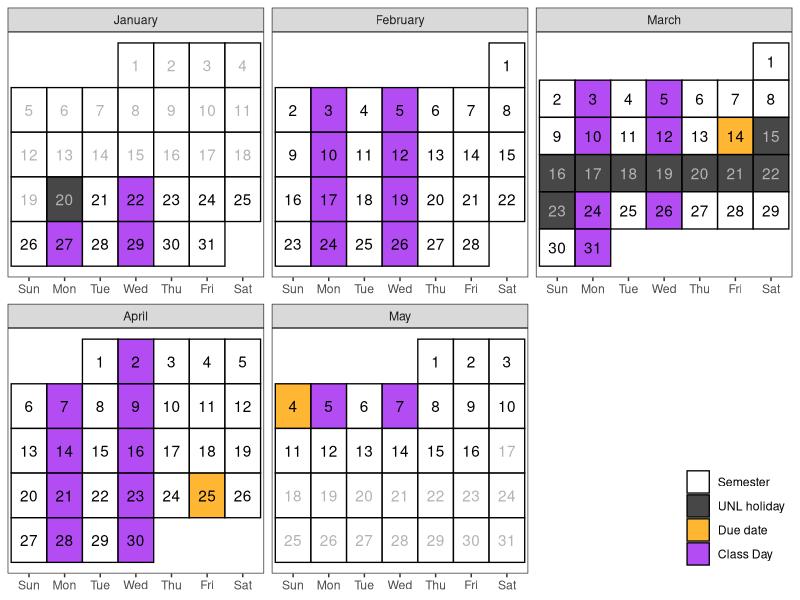

Generate this figure with R:

library(dplyr)
library(ggplot2)
library(lubridate)
library(forcats)
library(readxl)

# Create a calendar for your syllabus ----
# Source: http://svmiller.com/blog/2020/08/a-ggplot-calendar-for-your-semester/

# 1) what is the first Monday of the semester?
# Any number of ways to identify dates in R, but we'll use {lubridate} and the ymd() function here.
# Format: YYYYMMDD. In this example, 4 January 2022.

# Weekday(s) of class
class_wdays <- c("Mon", "Wed")

# What are the full dates of the semester? 
# In this case: 22 January to 17 May
semester_dates <- seq(ymd(20250120), ymd(20250516), by=1)

not_here_dates <- c(
  ymd("20250120"),
  # Spring Break
  seq(ymd(20250315),ymd(20250323), by=1))

# You can adjust this as you see fit. Basically: add assignment types (e.g. papers, quizzes).
project_dates <- tibble(
  category = "Due date",
  date = c(ymd(20250314), 
            ymd(20250425), 
            ymd(20250504)),
  topic = c("User Guide Due", 
            "Business Report Draft Due", 
            "Business Report Due"),
  time = c("6pm", "6pm", "6pm")
)

exam_week <- seq(ymd(20250512), ymd(20250516), by = 1)

# Custom function for treating the first day of the month as the first week 
# of the month up until the first Sunday (unless Sunday was the start of the month)
wom <- function(date) {
  first <- wday(as.Date(paste(year(date),month(date),1,sep="-")))
  return((mday(date)+(first-2)) %/% 7+1)
}

# Create a data frame of dates, assign to Cal
Cal <- tibble(date = seq(floor_date(min(semester_dates), "month"), ceiling_date(max(semester_dates), "month") - days(1), by=1))  %>%
  mutate(mon = lubridate::month(date, label=T, abbr=F), # get month label
         wkdy = weekdays(date, abbreviate=T), # get weekday label
         wkdy = fct_relevel(wkdy, "Sun", "Mon", "Tue", "Wed", "Thu","Fri","Sat"), # make sure Sunday comes first
         semester = date %in% semester_dates, # is date part of the semester?
         due = date %in% project_dates$date, # is it a due date?
         not_here = date %in% not_here_dates, # is it a day off?
         exam_wk = date %in% exam_week,
         day = lubridate::mday(date), # get day of month to add later as a label
         # Below: our custom wom() function
         week = wom(date),
         sem_week = pmin(17, pmax(0, epiweek(date) - 3)) - if_else(date > ymd(20250316), 1, 0))

# Create a category variable, for filling in squares colorwise

Cal <- Cal %>%
  mutate(category = case_when(
    due ~ "Due date",
    not_here ~ "UNL holiday",
    semester & wkdy %in% class_wdays & !not_here & !exam_wk ~ "Class Day",
    semester ~ "Semester",
    TRUE ~ "NA"
  )) |>
  left_join(project_dates, by = c("date", "category"))

class_cal <- ggplot(Cal, aes(wkdy, week)) +
  theme_bw() +
  theme(panel.grid.major.x = element_blank(),
        legend.position = "inside",
        legend.position.inside = c(1,0), 
        legend.justification = c(1, 0),
        legend.title = element_blank(),
        axis.title.y = element_blank(), axis.title.x = element_blank(), axis.ticks.y = element_blank(), axis.text.y = element_blank()) +
  # geom_tile and facet_wrap will do all the heavy lifting
  geom_tile(alpha=0.8, aes(fill=category), color="black", linewidth=.45) +
  facet_wrap(~mon, scales = "free", ncol=3) +
  # fill in tiles to make it look more "calendary" (sic)
  geom_text(aes(label=day, color = semester&(!not_here))) +
  # put your y-axis down, flip it, and reverse it
  scale_y_reverse(breaks=NULL) +
  # manually fill scale colors to something you like...
  scale_color_manual(values = c("FALSE" = "grey70", "TRUE" = "black"), guide = "none") + 
  scale_fill_manual(values=c("Class Day"="purple", 
                             "Due date"="orange",
                             "Semester"="white",
                             "UNL holiday" = "grey10",
                             "NA" = "white" # I like these whited out...
                             ),
                    #... but also suppress a label for a non-class semester day
                    breaks=c("Semester", "UNL holiday", "Due date", "Class Day"))
# class_cal

topics <- read_excel("course-schedule.xls",  sheet = "Week-plan") |>
  rename(sem_week=Week, topic = Title) |>
  select(sem_week, topic)


duedates <- filter(Cal, category == "Due date") |>
  mutate(important = paste(topic, ": ", format.Date(date, "%b %d"), sep = "")) |>
  select(sem_week, important)

schedule <- topics |>
  full_join(duedates) |>
  arrange(sem_week) |>
  rename("Week" = sem_week, "Topic" = topic, "Important Dates" = important)

# schedule
